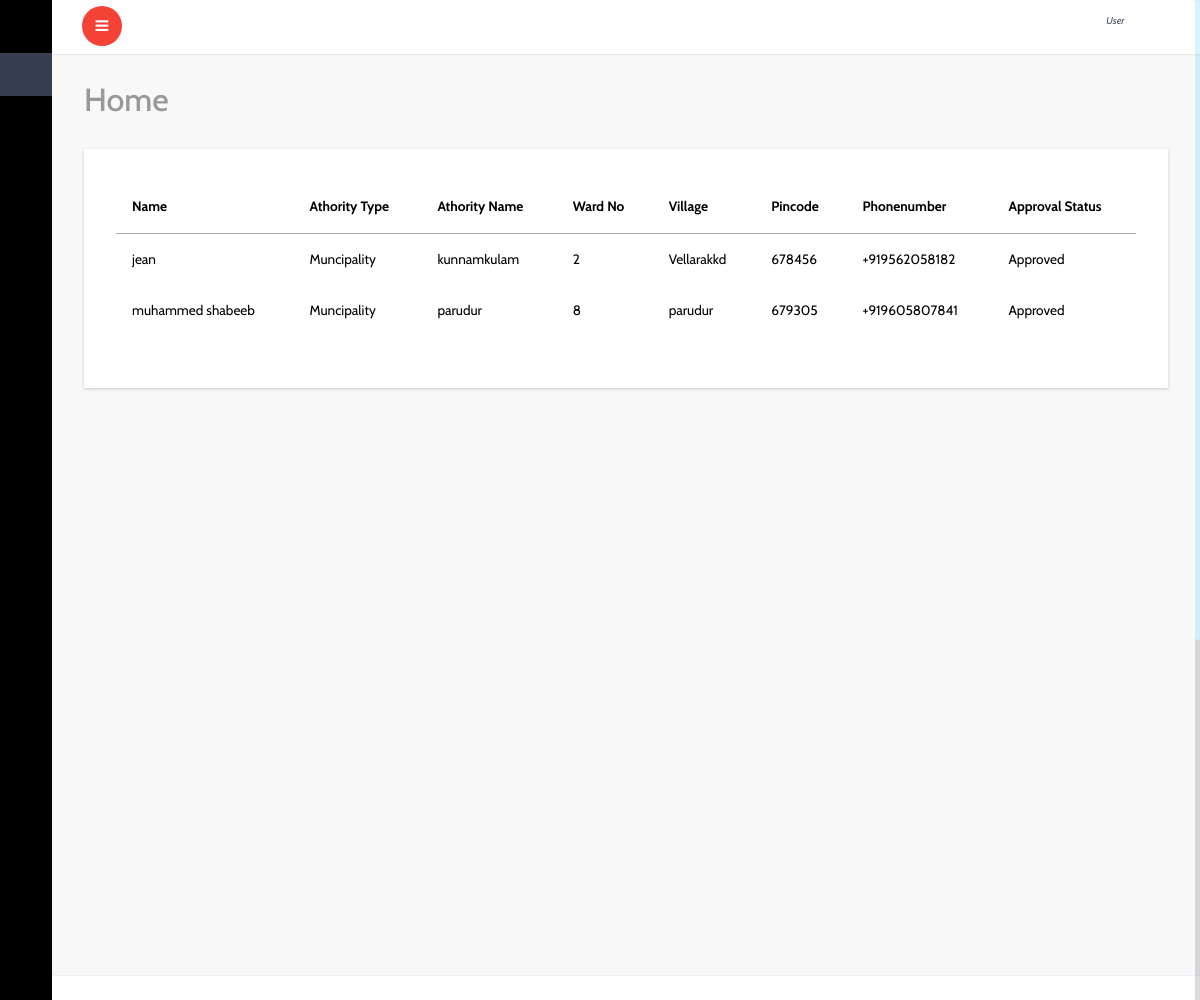
The app's page /all_home/ with its own data.
### account/models.py (models this page shows, shortened)
class Home(models.Model):
    user=models.OneToOneField(User,on_delete=models.CASCADE)
    name=models.CharField(max_length=40)
    authority_type=models.CharField(max_length=30,choices=authority_types,)
    authority_name=models.CharField(max_length=50)
    ward_no=models.PositiveIntegerField()
    village=models.CharField(max_length=50)
    pincode=models.PositiveIntegerField()
    phonenumber=PhoneNumberField()
    status_appruval=models.BooleanField(default=False)

### account/views.py (the view)
# urls.py: path('all_home/',views.all_home,name='all_home'),
def all_home(request):
    c=Home.objects.all()
    return render(request,'admin/home.html',{'c':c})

### templates/admin/home.html (shortened to what this page needs)
{% extends 'dashboard/index.html' %}
{% block content %}
			<div id="page-wrapper">
				<div class="graphs">
					<h3 class="blank1">Home</h3>
					 <div class="xs tabls">
						<div class="bs-example4" data-example-id="contextual-table">
                            <table class="table">
                                {% if c %}
                                <thead>
                                    <tr>
                                      <th>Name</th>
                                      <th>Athority Type</th>
                                       <th>Athority Name</th>
                                       <th>Ward No</th>
                                       <th>Village</th>
                                       <th>Pincode</th>
                                       <th>Phonenumber</th>
                                        <th>Approval Status</th>
                                    </tr>
                                </thead>
                                <tbody>
                                    {% for l in c %}
                                    <tr>
                                        <td>{{l.name}}</td>
                                        <td>{{l.authority_type}}</td>
                                        <td>{{l.authority_name}}</td>
                                        <td>{{l.ward_no}}</td>
                                        <td>{{l.village}}</td>
                                        <td>{{l.pincode}}</td>
                                        <td>{{l.phonenumber}}</td>
                                     {% if l.status_appruval == True %}
                                        <td>Approved</td>
                                        {% else %}
                                        <td><a href="{% url 'homeappruval' l.id %}" style="color: red;">Approve Now</a></td>
                                        {% endif %}
                                    </tr>
                                    {% endfor %}
                                </tbody>
                            </table>
                            {% else %}
                            <h4>No Centers Registerd For appruval</h4>
                            {% endif %}
					   </div>
						</div>
						</div>
					</div>
		{% endblock %}

### records on screen
Home: name "jean", authority_type "Muncipality", authority_name "kunnamkulam", ward_no "2", village "Vellarakkd", pincode "678456", phonenumber "+919562058182", status_appruval "Approved"
Home: name "muhammed shabeeb", authority_type "Muncipality", authority_name "parudur", ward_no "8", village "parudur", pincode "679305", phonenumber "+919605807841", status_appruval "Approved"
